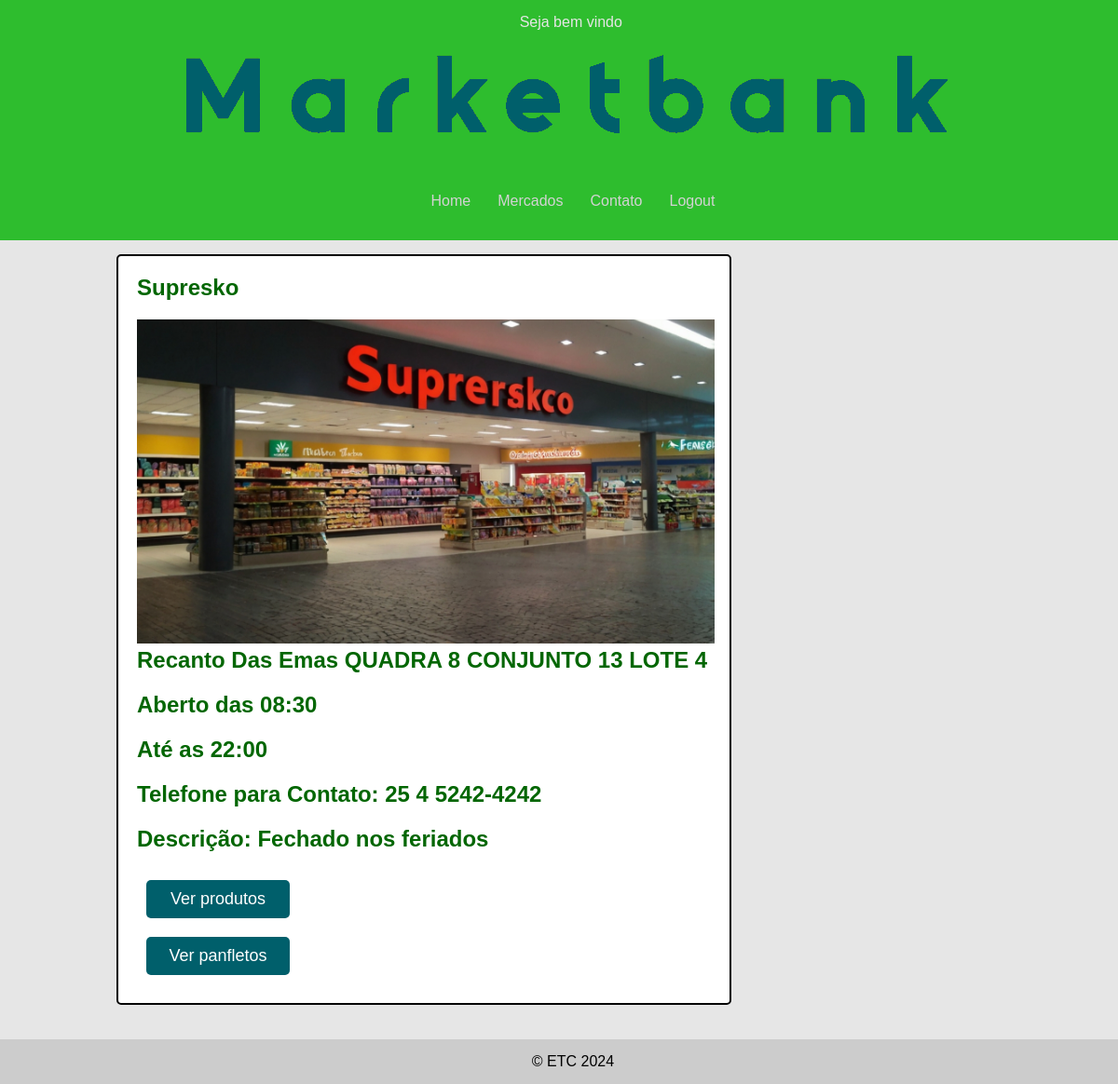
The app's page /home/verPerfilMercado.php?id_mercado=1 with its own data.
### tables this page shows
CREATE TABLE IF NOT EXISTS `mercado` (
  `id_mercado` INT(11) NOT NULL AUTO_INCREMENT,
  `nomeMerc` VARCHAR(255) NOT NULL,
  `regiaoadm` VARCHAR(45) NOT NULL,
  `endereco` VARCHAR(255) NOT NULL,
  `horarioAbert` TIME NOT NULL,
  `horarioFecha` TIME NOT NULL,
  `telefone` VARCHAR(11) NOT NULL,
  `cnpj` VARCHAR(20) NOT NULL,
  `imagem` VARCHAR(120) NOT NULL,
  `descricao` TEXT NULL DEFAULT NULL,
  `id_dono` INT(11) NOT NULL,
  `compras` ENUM('sim', 'nao') NOT NULL,
  PRIMARY KEY (`id_mercado`),
  INDEX `id_dono` (`id_dono` ASC) ,
  CONSTRAINT `mercado_ibfk_1`
    FOREIGN KEY (`id_dono`)
    REFERENCES `usuario` (`id_usuario`));

### model/mercadoDAO.php (called while the page is built, shortened)
<?php
class mercadoDAO
{
    private $conn;
    public function __construct($conn)
    {
        $this->conn = $conn;
    }
    public function getMercadoById($id_mercado)
    {
        $query = "SELECT * FROM mercado WHERE id_mercado = :id_mercado";
        $stmt = $this->conn->prepare($query);
        $stmt->bindValue(':id_mercado', $id_mercado, PDO::PARAM_INT);
        if ($stmt->execute()) {
            return $stmt->fetch(PDO::FETCH_ASSOC);
        } else {
            return "ocorreu um erro " . $stmt->errorInfo();
        }
    }
}

### func/func.php (called while the page is built, shortened)
<?php
function formatarTelefone($numero) {
    $ddd = substr($numero, 0, 2);
    $prefixo = substr($numero, 2, 1);
    $parte1 = substr($numero, 3, 4);
    $parte2 = substr($numero, 7, 4);
    $numeroFormatado = $ddd . " " . $prefixo . " " . $parte1 . "-" . $parte2;
    return $numeroFormatado;
}

### home/verPerfilMercado.php (the view, shortened to what this page needs)
<?php
require_once '../cadastro/cadastro.php';
require_once '../func/func.php';
require_once '../model/mercadoDAO.php';
$mercadoDAO = new mercadoDAO($conn);
if (usuarioEstaLogado()) {
    $infmercado = $mercadoDAO->getMercadoById($_SESSION['usuario']['verMercado']);
}
require_once '../inc/cabecalho.php';
?>
<div class="wrapper">
<div id="area-principal">
    <div id="area-postagens">
        <div class="postagem">
            <h2><?= ucwords($infmercado['nomeMerc']) ?></h2>
            <img src="../cadastro/uploads/<?= $infmercado['imagem'] ?>" width="620px" alt="foto mercado">
            <h2><?= ucwords($infmercado['regiaoadm']) ?>
            <?= strtoupper($infmercado['endereco']) ?> </h2>
            <h2>Aberto das <?= date('H:i', strtotime($infmercado['horarioAbert'])) ?> </h2>
            <h2> Até as <?= date('H:i', strtotime($infmercado['horarioFecha'])) ?> </h2>
            <h2> Telefone para Contato: <?= formatarTelefone($infmercado['telefone']) ?> </h2>
            <h2>Descrição: <?= ($infmercado['descricao']) ?></h2>
            <form action="../CRUD/read-prodCliente.php" method="POST">
                <button type="submit" class="button_padrao">Ver produtos</button>
            </form>
            <form action="../CRUD/read-panf.php" method="POST">
                <button type="submit" class="button_padrao">Ver panfletos</button>
            </form>
        </div>
    </div>
</div>
    <?php require_once '../inc/rodape.php'; ?>

### css/style.css (style rules this page uses)
* { margin: 0; padding: 0; }
html, body { width: 100%; height: 100%; font-size: 1em; font-family: "Trebuchet MS", Helvetica, sans-serif; background: #e6e6e6; overflow-y: scroll; overflow-x: hidden; }
.wrapper { display: flex; flex-direction: column; min-height: 75vh; }
#area-principal { width: 950px; margin: 0 auto; padding: 15px; }
.postagem h2 { color: rgb(2, 102, 2); }
#area-postagens { margin: 0 auto; width: 660px; float: left; margin-bottom: 15px; }
.postagem { margin: 0 auto; padding: 20px; background: white; margin-bottom: 7px; word-wrap: break-word; border: 2.5px solid black; border-radius: 5px; }
h2 { color: lightgreen; }
.postagem img { justify-content: center; text-align: center; }
h2 { margin-bottom: 20px; }
.button_padrao { font-size: 18px; padding: 10px; width: 25%; background-color: #005f6b; color: #fff; border: none; border-radius: 5px; cursor: pointer; margin:10px; }
.postagem .button_padrao { flex-wrap: wrap; margin: 10px; align-items: center; justify-content: center; }

### records on screen
mercado: nomeMerc "Supresko", imagem (picture), regiaoadm "Recanto Das Emas", endereco "QUADRA 8 CONJUNTO 13 LOTE 4", horarioAbert "08:30", horarioFecha "22:00", telefone "25 4 5242-4242", descricao "Fechado nos feriados"
